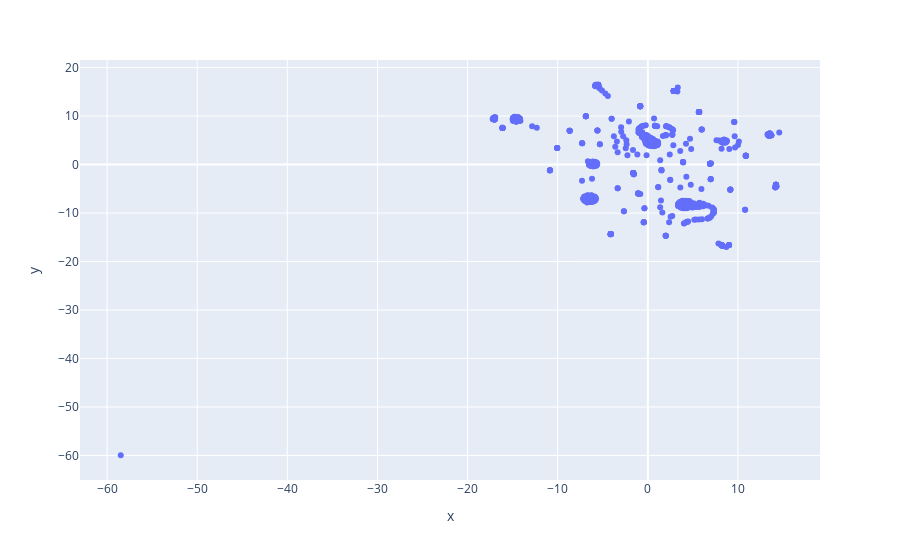

Source (notebook cell):
### Code cell
# x and y given as DataFrame columns
import plotly.express as px
fig = px.scatter(df_outcome_features_45, x="x", y="y")
fig.show()

### Figure 1 — Plotly figure (JSON) as saved in the notebook; plotly's stock layout.template omitted (floating-point values rounded to 4 significant figures; data arrays with more than 128 entries replaced by an {"elided": "..."} marker saying what was removed)
{"data": [{"hovertemplate": "x=%{x}<br>y=%{y}<extra></extra>", "legendgroup": "", "marker": {"color": "#636efa", "symbol": "circle"}, "mode": "markers", "name": "", "orientation": "v", "showlegend": false, "type": "scatter", "x": {"elided": "532 float values"}, "xaxis": "x", "y": {"elided": "532 float values"}, "yaxis": "y"}], "layout": {"legend": {"tracegroupgap": 0}, "margin": {"t": 60}, "xaxis": {"anchor": "y", "domain": [0, 1], "title": {"text": "x"}}, "yaxis": {"anchor": "x", "domain": [0, 1], "title": {"text": "y"}}}}
